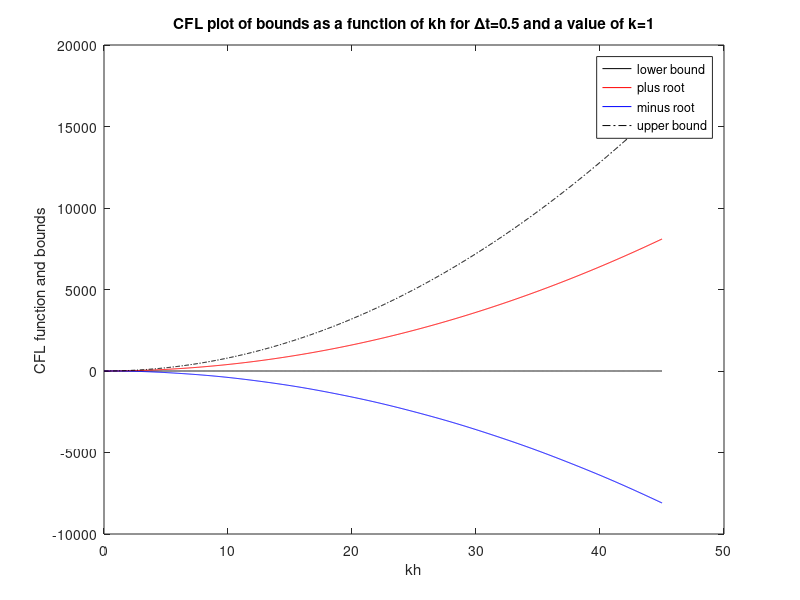
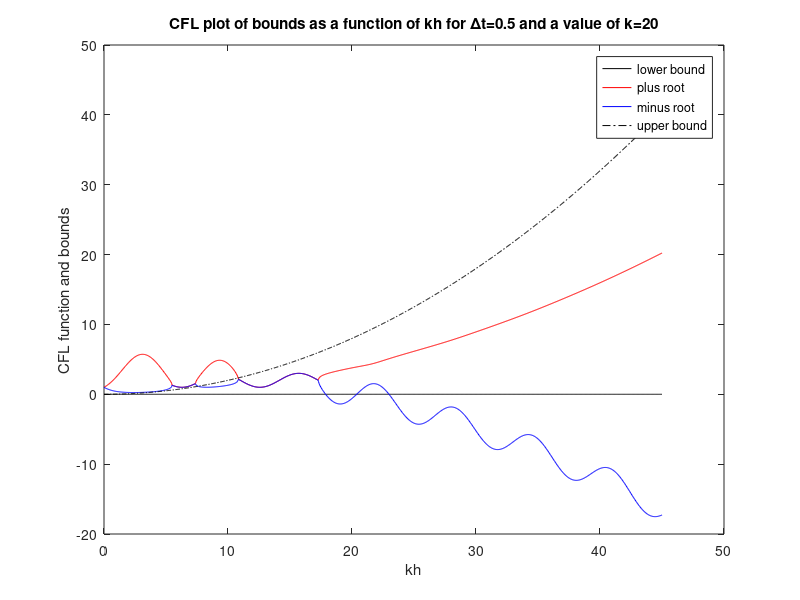
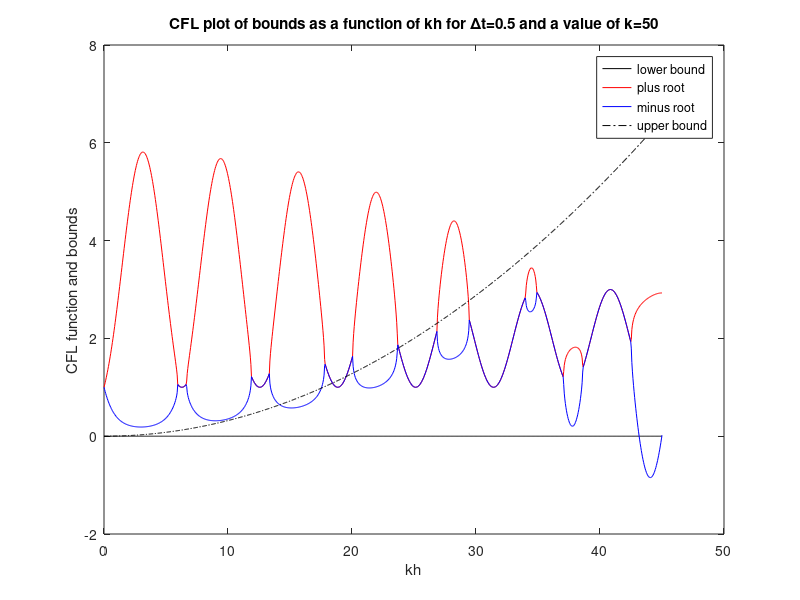
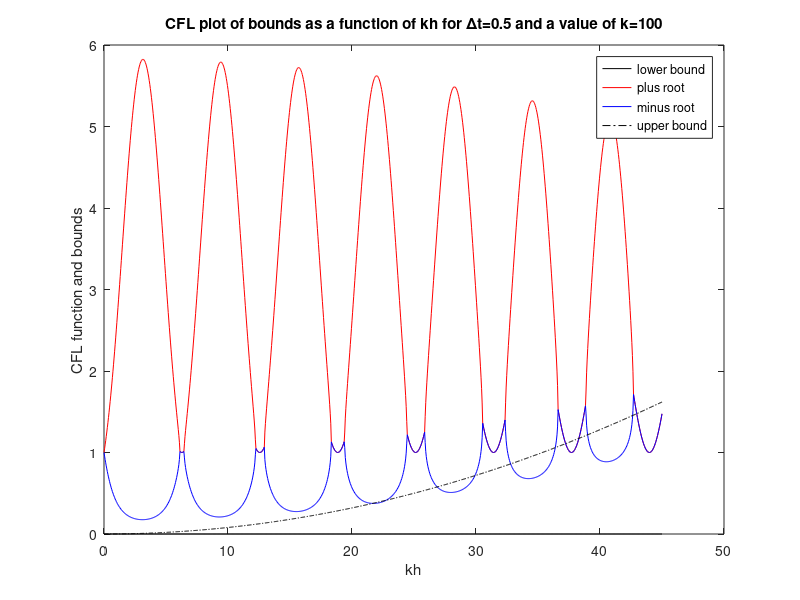

These charts were generated, in order, by the following MATLAB code:
%% script to plot CFL condition
% still some things to work out

clear; clc;
kh = linspace(0,45,1000);
k = [1 , 20, 50, 100 , 200, 1000];
z = zeros(size(kh));
dt = 0.01;
for it=1:length(k)
    h = kh/k(it);
    upper = 2 * h.^2./dt.^2;
    CFL_plus = @(kh) 2 - cos(kh) + sqrt( (cos(kh) + h.^2/dt.^2 -2 ).^2 - 1 ) ;
    CFL_minus = @(kh) 2 - cos(kh) - sqrt( (cos(kh) + h.^2/dt.^2 -2 ).^2 - 1 ) ;
    figure(it);plot(kh,z,'k-',kh,CFL_plus(kh),'r',kh,CFL_minus(kh),'b',kh, upper, 'k-.')
    title(['CFL plot of bounds as a function of kh for \Deltat=',num2str(dt),...
        ' and a value of k=',num2str(k(it))])
    xlabel('kh')
    ylabel('CFL function and bounds')
    legend('lower bound','plus root','minus root','upper bound')
end

dt = 0.1;
for it=1:length(k)
    h = kh/k(it);
    upper = 2 * h.^2./dt.^2;
    CFL_plus = @(kh) 2 - cos(kh) + sqrt( (cos(kh) + h.^2/dt.^2 -2 ).^2 - 1 ) ;
    CFL_minus = @(kh) 2 - cos(kh) - sqrt( (cos(kh) + h.^2/dt.^2 -2 ).^2 - 1 ) ;
    figure(it);plot(kh,z,'k-',kh,CFL_plus(kh),'r',kh,CFL_minus(kh),'b',kh, upper, 'k-.')
    title(['CFL plot of bounds as a function of kh for \Deltat=',num2str(dt),...
        ' and a value of k=',num2str(k(it))])
    xlabel('kh')
    ylabel('CFL function and bounds')
    legend('lower bound','plus root','minus root','upper bound')
end

dt = 0.5;
for it=1:length(k)
    h = kh/k(it);
    upper = 2 * h.^2./dt.^2;
    CFL_plus = @(kh) 2 - cos(kh) + sqrt( (cos(kh) + h.^2/dt.^2 -2 ).^2 - 1 ) ;
    CFL_minus = @(kh) 2 - cos(kh) - sqrt( (cos(kh) + h.^2/dt.^2 -2 ).^2 - 1 ) ;
    figure(it);plot(kh,z,'k-',kh,CFL_plus(kh),'r',kh,CFL_minus(kh),'b',kh, upper, 'k-.')
    title(['CFL plot of bounds as a function of kh for \Deltat=',num2str(dt),...
        ' and a value of k=',num2str(k(it))])
    xlabel('kh')
    ylabel('CFL function and bounds')
    legend('lower bound','plus root','minus root','upper bound')
end